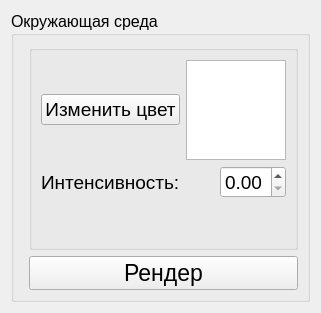
      <widget class="QWidget" name="tab_5">
       <attribute name="title">
        <string>Среда</string>
       </attribute>
       <layout class="QGridLayout" name="gridLayout_8">
        <item row="0" column="0">
         <layout class="QVBoxLayout" name="verticalLayout_4">
          <item>
           <layout class="QVBoxLayout" name="verticalLayout_5">
            <item>
             <widget class="QGroupBox" name="moveBox_3">
              <property name="font">
               <font>
                <pointsize>12</pointsize>
                <strikeout>false</strikeout>
               </font>
              </property>
              <property name="title">
               <string>Окружающая среда</string>
              </property>
              <layout class="QFormLayout" name="formLayout_8">
               <item row="0" column="1">
                <widget class="QGroupBox" name="groupBox_3">
                 <property name="title">
                  <string/>
                 </property>
                 <layout class="QGridLayout" name="gridLayout_12">
                  <item row="1" column="0" colspan="2">
                   <widget class="QLabel" name="ambient_light_label_2">
                    <property name="font">
                     <font>
                      <family>Ubuntu</family>
                      <pointsize>14</pointsize>
                      <strikeout>false</strikeout>
                     </font>
                    </property>
                    <property name="text">
                     <string>Интенсивность:</string>
                    </property>
                   </widget>
                  </item>
                  <item row="1" column="2">
                   <widget class="QDoubleSpinBox" name="ambient_spin">
                    <property name="font">
                     <font>
                      <pointsize>14</pointsize>
                      <strikeout>false</strikeout>
                     </font>
                    </property>
                    <property name="maximum">
                     <double>1.000000000000000</double>
                    </property>
                    <property name="singleStep">
                     <double>0.100000000000000</double>
                    </property>
                   </widget>
                  </item>
                  <item row="2" column="0">
                   <spacer name="verticalSpacer">
                    <property name="orientation">
                     <enum>Qt::Vertical</enum>
                    </property>
                    <property name="sizeHint" stdset="0">
                     <size>
                      <width>20</width>
                      <height>40</height>
                     </size>
                    </property>
                   </spacer>
                  </item>
                  <item row="0" column="0">
                   <widget class="QPushButton" name="ViewColour">
                    <property name="font">
                     <font>
                      <pointsize>14</pointsize>
                      <strikeout>false</strikeout>
                     </font>
                    </property>
                    <property name="text">
                     <string>Изменить цвет</string>
                    </property>
                   </widget>
                  </item>
                  <item row="0" column="1" colspan="2">
                   <widget class="QGraphicsView" name="graphicsView_3">
                    <property name="maximumSize">
                     <size>
                      <width>100</width>
                      <height>100</height>
                     </size>
                    </property>
                   </widget>
                  </item>
                 </layout>
                </widget>
               </item>
               <item row="1" column="1">
                <widget class="QPushButton" name="render">
                 <property name="font">
                  <font>
                   <pointsize>17</pointsize>
                   <strikeout>false</strikeout>
                  </font>
                 </property>
                 <property name="text">
                  <string>Рендер</string>
                 </property>
                </widget>
               </item>
              </layout>
             </widget>
            </item>
           </layout>
          </item>
         </layout>
        </item>
       </layout>
      </widget>
